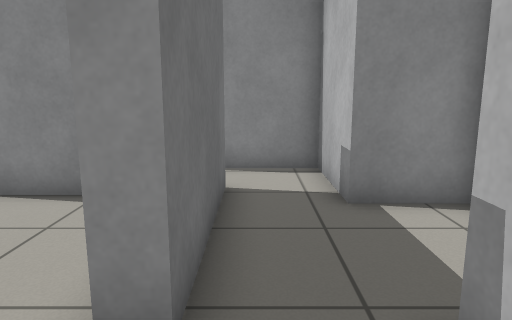
[1] (above)

21 first-person views from a walk through a Gazebo world. The camera is 0.94 m above the floor, tilts 10° down and sees 70° across. The floor is counted in squares, 0.5 m on a side. Each view is taken from the middle of a square. On the plan, view 1 faces up. The plan holds only what a view shows up to about 18 squares ahead; the rest is blank.

[2]
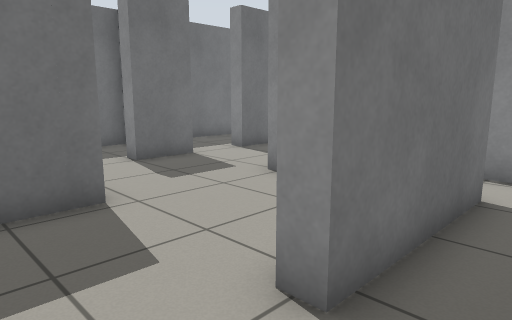

[3]
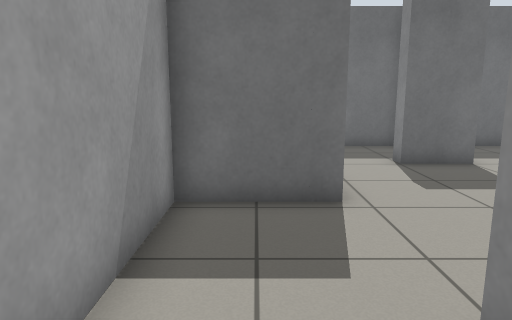

[4]
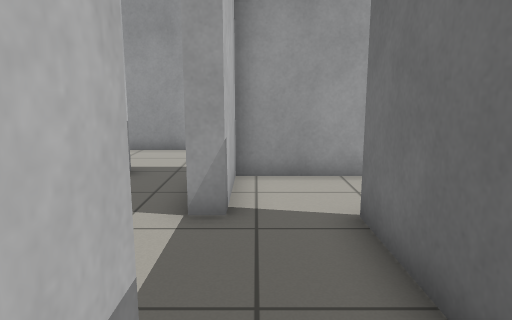

[5]
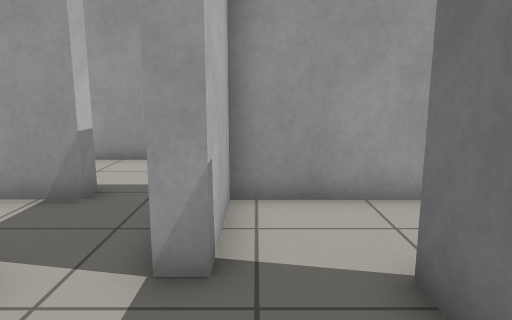

[6]
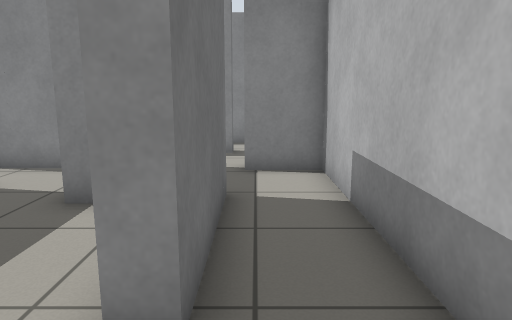

[7]
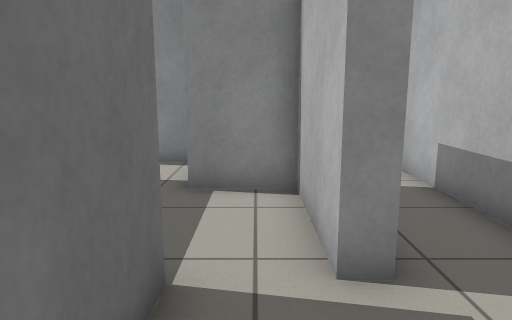

[8]
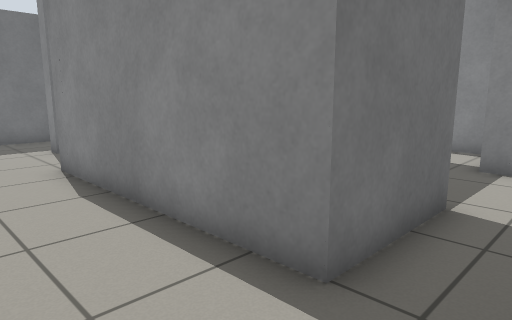

[9]
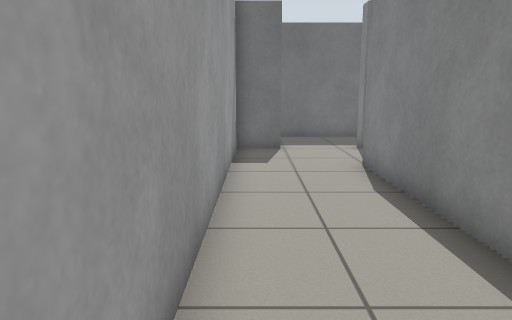

[10]
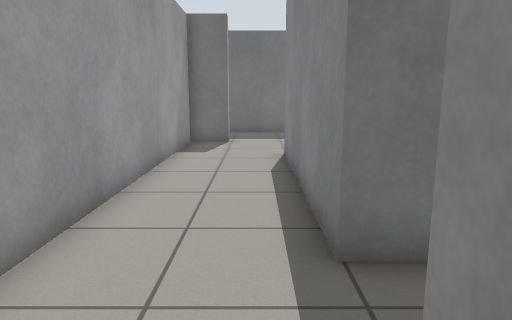

[11]
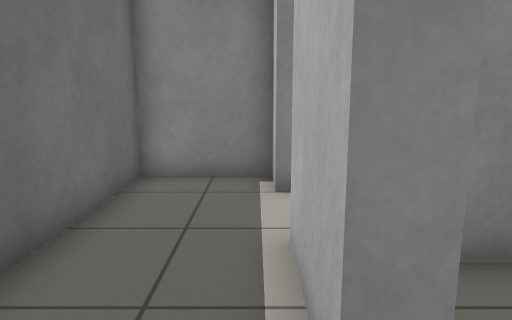

[12]
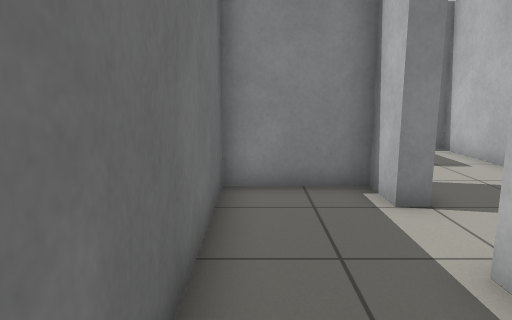

[13]
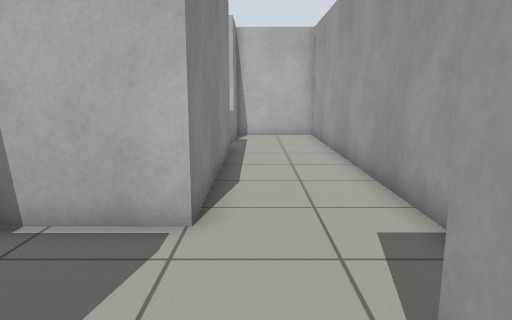

[14]
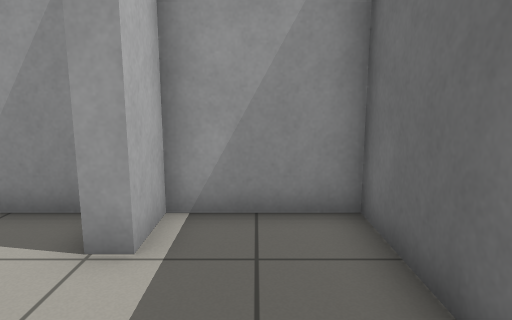

[15]
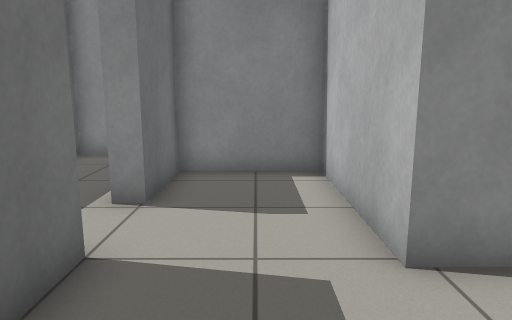

[16]
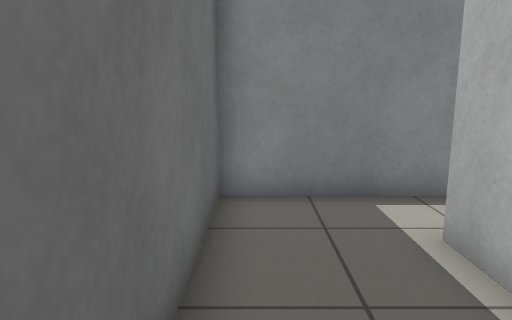

[17]
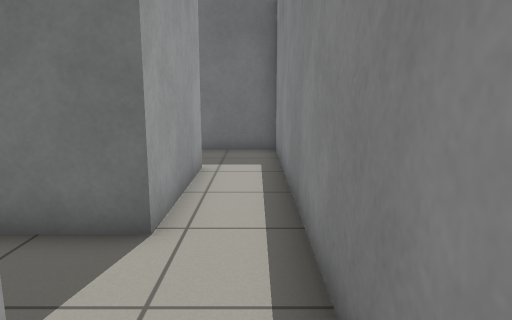

[18]
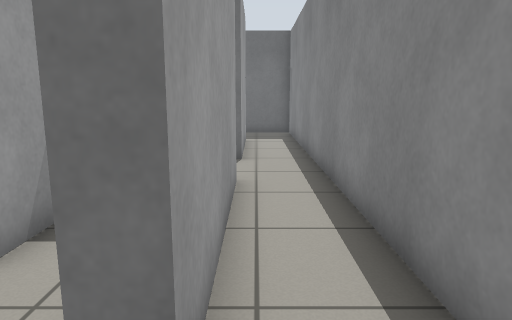

[19]
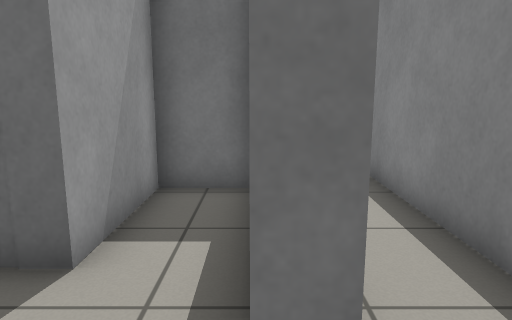

[20]
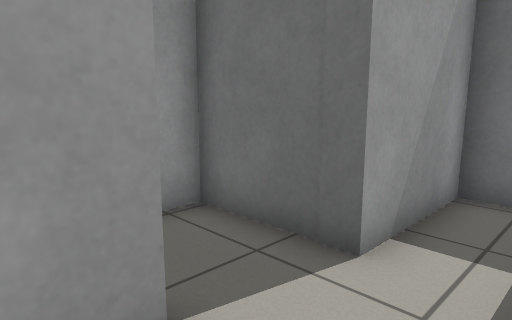

[21]
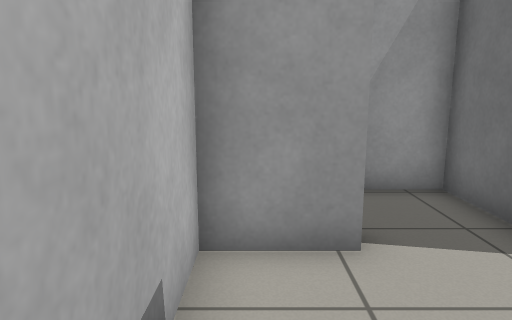

### Floor plan
Points are (right, up) in squares from view 1. A wall is a line through its corners. A room is listed if a view was taken in it or the views show most of it. See-through windows are left out.
Room 1 (views 1, 2, 3, 5)
walls: (1.4, 2.4) (2.1, 2.4); (-1.6, -0.5) (1.6, -0.5) (1.6, 2.5); (2.6, 6.2) (1.6, 6.2) (1.6, 7.4); (-0.6, 7.5) (-0.6, 2.5) (-1.3, 2.5)
ways out: opening at (0.5, 6.5) to room 2; opening at (2, 4) to room 3; opening at (-1, 1) to room 6
Room 2 (view 4)
walls: (1.6, 7.4) (1.6, 9.4) (-1.7, 9.4)
ways out: opening at (0.5, 6.5) to room 1; opening at (-1.5, 8.5) to room 7
Room 3 (view 6)
walls: (6.7, 2.1) (6.7, 9.2) (4.6, 9.2); (4.4, 6.9) (4.4, 2.5) (3.8, 2.5) (3.8, 6.2) (2.6, 6.2); (2.1, 2.4) (2.1, -1.1); (4.2, -0.5) (5.8, -0.5); (2.3, 10) (2.3, 9.4); (2.1, 10) (2.1, 6.8) (3.9, 6.8)
ways out: opening at (2, 4) to room 1; opening at (3.5, -1) to room 4; opening at (3.5, 9.5) to room 9
Room 4 (views 7, 8, 9, 10)
walls: (2.1, -1.1) (-5.9, -1.1) (-5.9, 1.8); (-7, 1.9) (-7.8, 1.9); (-8.9, -0.2) (-9.5, -0.2); (-9.5, -3.1) (-9, -3.1) (-9, -4.7) (6.7, -4.7) (6.7, -1.1) (4.2, -1.1) (4.2, -0.5)
ways out: opening at (3.5, -1) to room 3; opening at (-9, -2) to room 5
Room 5 (views 11, 12, 13, 14)
walls: (-9.5, -0.2) (-9.5, 2.6); (-9, 5) (-9.5, 5) (-9.5, 6.5) (-12.7, 6.5) (-12.7, -4.7) (-9.5, -4.7) (-9.5, -3.1)
ways out: opening at (-9, -2) to room 4; opening at (-9, 4) to room 6
Room 6 (view 15)
walls: (-5.3, 2.6) (-5.3, -0.5) (-1.6, -0.5); (-3.2, 6.8) (-5.3, 6.8); (-9, 7.1) (-9, 5)
ways out: opening at (-1, 1) to room 1; opening at (-9, 4) to room 5; opening at (-7, 7) to room 8
Room 7 (views 16, 17, 18, 19, 20, 21)
walls: (-2, 12.6) (4.2, 12.6) (4.2, 11.9); (-9.5, 11.3) (-9.5, 12.6) (-4.7, 12.6) (-4.7, 10.5); (4.6, 14.7) (-12.7, 14.7) (-12.7, 8.9); (6.7, 11.4) (6.7, 13.1)
ways out: opening at (-1.5, 8.5) to room 2; opening at (-9, 8.5) to room 8; opening at (5.5, 12) to room 9
Room 8 (no view inside)
walls: (-5.3, 6.8) (-5.3, 12) (-9, 12) (-9, 9.2) (-9.6, 9.2)
ways out: opening at (-7, 7) to room 6; opening at (-9, 8.5) to room 7
Room 9 (no view inside)
walls: (4.6, 9.8) (6.7, 9.8) (6.7, 11.4); (-1.3, 11.9) (-1.3, 10) (2.3, 10)
ways out: opening at (3.5, 9.5) to room 3; opening at (5.5, 12) to room 7

Where each view was taken, in squares from view 1:
view 1: 0 up, 0 right, facing up
view 2: 0 up, 1 right, facing up-left
view 3: 1 up, 1 right, facing left
view 4: 8 up, 1 right, facing down
view 5: 6 up, 1 right, facing down
view 6: 0 up, 5 right, facing up
view 7: 1 down, 3 right, facing up
view 8: 4 down, 4 right, facing up-left
view 9: 4 down, 4 right, facing left
view 10: 2 down, 6 right, facing left
view 11: 2 down, 10 left, facing up
view 12: 1 down, 12 left, facing up
view 13: 2 down, 11 left, facing right
view 14: 1 up, 11 left, facing down
view 15: 3 up, 7 left, facing up
view 16: 8 up, 12 left, facing up
view 17: 14 up, 0 right, facing left
view 18: 13 up, 6 right, facing left
view 19: 12 up, 6 right, facing left
view 20: 12 up, 6 right, facing down-left
view 21: 14 up, 6 right, facing down
